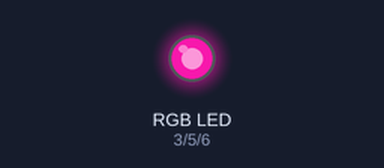
The sketch below on a simulated Arduino Uno, built with avr-gcc and run on an emulated ATmega328P. Shown: an RGB LED mixed from three pins (HIGH = lit). Dim RGB values are drawn brighter than linear; random numbers use the default seed unless the sketch sets one.

Above: at 0.28 s.
At 3.86 s:
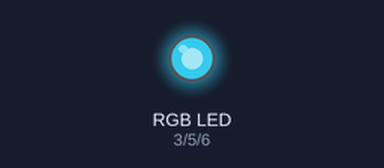
At 10.96 s:
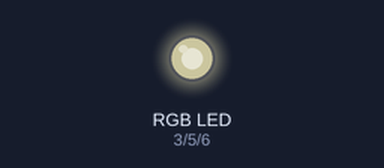
At 20.01 s:
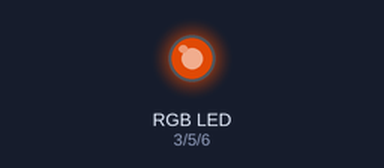
At 27.3 s:
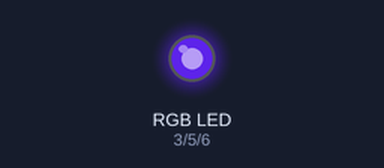
At 39.68 s:
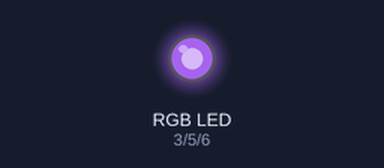
Timing chart, 0 to 40.0 s (numbered marks = the images above):
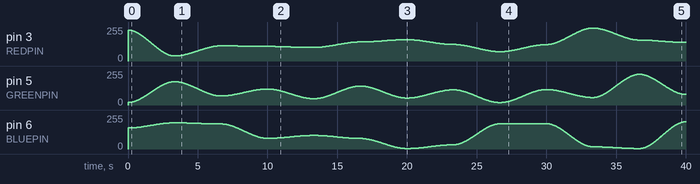

The sketch:

rgbstrip.ino
```cpp
int REDPIN = 3;
int GREENPIN = 5;
int BLUEPIN = 6;

#define FADESPEED 2
#define TIME_STEP 0.001

void setup() {
  pinMode(REDPIN, OUTPUT);
  pinMode(GREENPIN, OUTPUT);
  pinMode(BLUEPIN, OUTPUT);
}

void setColor(int red, int green, int blue) {
  analogWrite(REDPIN, red);
  analogWrite(GREENPIN, green);
  analogWrite(BLUEPIN, blue);
}

int cubic(float p0, float p1, float t) {
  float position = (2 * pow(t, 3) - 3 * pow(t, 2) + 1) * p0 + (-2 * pow(t, 3) + 3 * pow(t, 2)) * p1;
  return round(position);
}

int red = random(255);
int green = random(255);
int blue = random(255);
void loop() {
  int nextRed = random(255);
  int nextGreen = random(255);
  int nextBlue = random(255);
  for (float time = 0.0; time < 1.0; time += TIME_STEP) {
    setColor(cubic(red, nextRed, time),
             cubic(green, nextGreen, time),
             cubic(blue, nextBlue, time));
    delay(FADESPEED);
  }
  red = nextRed;
  blue = nextBlue;
  green = nextGreen;
}
```
